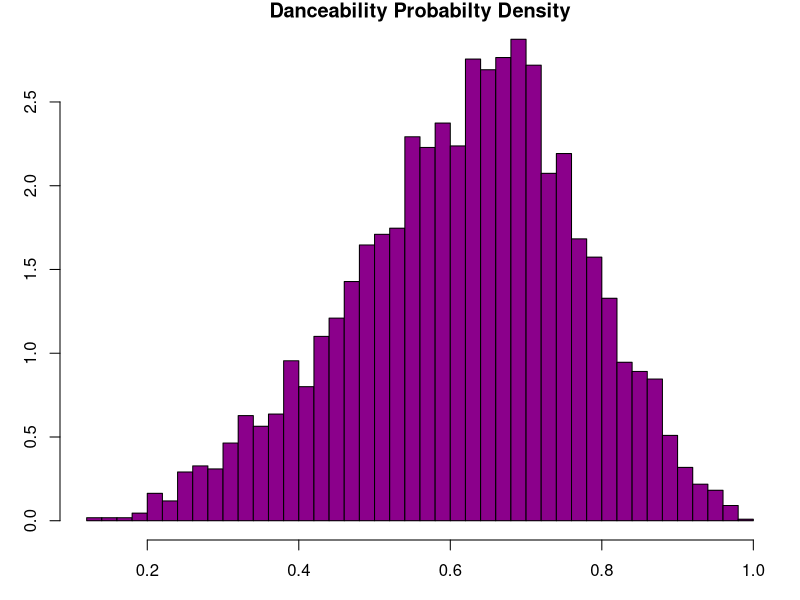
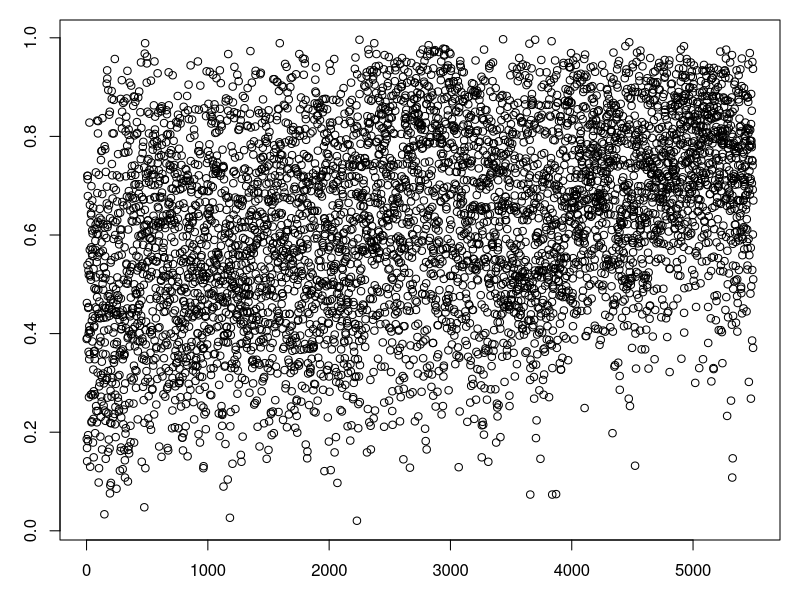

Write R code to recreate these figures, in order. (Note: this script raises an error after producing the figures.)
#Kodi Obika
#Eryk Pecyna
#Additional Point 22 - Team consists of two members

#This code is for getting Spotify's data Billboard Top 100s from 1960-2015 and writing the relevant
#data to a csv, run it once then never again

#library(billboard)
#dirty <- spotify_track_data
#tracks <- data.frame(year = dirty$year, explicit = dirty$explicit, danceability = dirty$danceability,
#                     energy = dirty$energy, key = dirty$key, loudness = dirty$loudness,
#                     mode = dirty$mode, speechiness = dirty$speechiness, acousticness = dirty$acousticness,
#                     instrumentalness = dirty$instrumentalness, liveness = dirty$liveness,
#                     valence = dirty$valence, tempo = dirty$tempo, duration_ms = dirty$duration_ms,
#                     time_signature = dirty$time_signature)
#
#write.csv(tracks, "TrackData.csv")
#
#data <- read.csv("TrackData.csv")
#
#N <- length(data$danceability)
#Position <- numeric(N)
#for(i in 1:N) {
#  diff <- which(data$year == data$year[i])[1] - 1
#  Position[i] <- data$X[i]-diff
#}
#
#tracks <- cbind(Position, tracks)
#
#write.csv(tracks, "TrackData.csv")


#Additional Point 1 - lots of columns baby
#Additional Point 2 - The data set is large enough that we can use it as a population to
#                     draw samples from
data <- read.csv("TrackData.csv")

par(mar=c(3,3,1,1))

hist(data$danceability,
     breaks="FD", 
     freq=FALSE,
     col="darkmagenta",
     xlab = "Danceability",
     main = "Danceability Probabilty Density")

plot(data$energy, data$Position)


linreg <- function(xCol, yCol, xLabel = "X", yLable = "Y") {
  #Basis Vectors for the vector space single degree polynomial functions
  m1 <- rep(1, length(xCol))
  m2 <- xCol
  
  #Projection Matrix approach
  A <- cbind(m1, m2)
  B <- t(A)%*%A
  BInv <- solve(B)
  P <- A%*%BInv%*%t(A)
  Projection <- P%*%yCol
  
  plot(xCol, yCol, pch = ".", cex = 2)
  points(xCol, Projection, col = "darkmagenta", pch =".", cex = 3)
}

linreg(data$danceability, data$Position)
